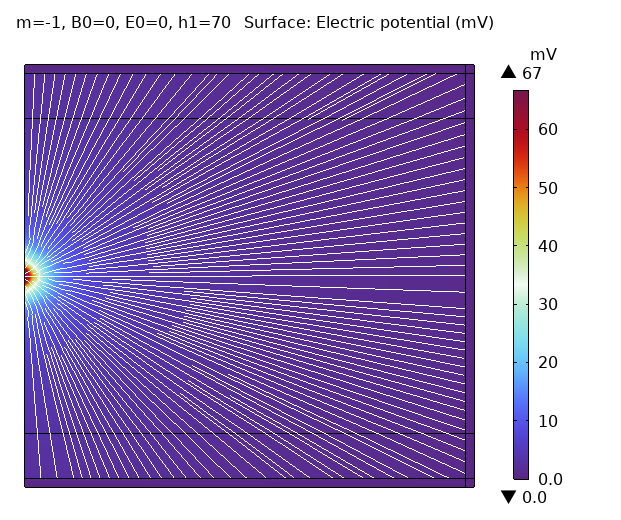
#> input picture Coulomb/DataSets/acceptor/E001.png, 621 x 520 px; its folder holds 4 pictures in this run
$ jupyter execute --allow-errors PotentialField.ipynb
#> lines starting #> are read from the running program, lines starting #| are printed output that depends on the picture
[cell 1]
import os
import matplotlib.pyplot as plt
from PIL import Image, ImageChops
import numpy as np

[cell 2]
# Ruta a las carpetas de imágenes
acept_folder = "./acceptor"
donno_folder = "./donnor"
neutr_folder = "./neutral"

# Lista para almacenar las rutas de todas las imágenes
acept_paths = []
donno_paths = []
neutr_paths = []

# Recorrer las carpetas y almacenar las rutas de las imágenes
for filename in os.listdir(acept_folder):
    if filename.endswith(".png") or filename.endswith(".jpg"):
        acept_paths.append(os.path.join(acept_folder, filename))

#> (the rest of this cell did not finish here and is left out)

[cell 3]
print(f"Found {len(acept_paths)} acceptor images, {len(donno_paths)} donor images, and {len(neutr_paths)} neutral images.")

[cell 4]
# Hacer una matriz 4x4 de las imágenes de acceptor, con títulos solo para filas y columnas

figsize = (5.5, 5.5)
fig, axes = plt.subplots(4, 4, figsize=figsize)
fig.subplots_adjust(hspace=0.0, wspace=0.0)

acept_paths_sorted = sorted(acept_paths)

# Ejemplo de valores para E y B (ajusta según corresponda a tus imágenes)
E_values = [0, 1E3, 1E4, 1E5]  # Cambia por los valores reales de E
B_values = [0, 5, 10, 20]      # Cambia por los valores reales de B

for i in range(4):
    for j in range(4):
        idx = i * 4 + j
        ax = axes[i, j]
        if idx < len(acept_paths_sorted):
            img = Image.open(acept_paths_sorted[idx])
#> img is the input picture: PIL image 621x520 RGB; mean R, G, B 163.6, 143.9, 197.5
            ax.imshow(img)
        ax.axis('off')
        # Títulos de columnas (arriba)
        if i == 0:
            ax.set_title(f"$B$ = {B_values[j]} T", fontsize=7, pad=2)
        # Títulos de filas (al lado)
        if j == 0:
            ax.text(0, 0.5, f"$E$ = {E_values[i]} V/m", transform=ax.transAxes,
                    fontsize=7, va='center', ha='right', rotation=90)

plt.tight_layout(rect=[0.13, 0.13, 0.98, 0.95])
# plt.savefig("output/matrix_acceptor_images.pdf", format="pdf")
plt.show()
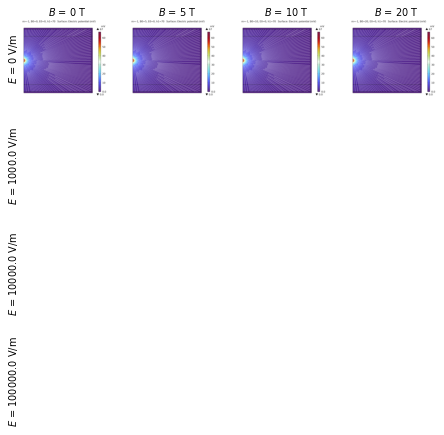
#> figure drawn by matplotlib, 4 panels

[cell 5]
# Hacer una matriz 4x4 de las imágenes de donnor, con títulos solo para filas y columnas

figsize = (5.5, 5.5)
fig, axes = plt.subplots(4, 4, figsize=figsize)
fig.subplots_adjust(hspace=0.0, wspace=0.0)

acept_paths_sorted = sorted(donno_paths)

# Ejemplo de valores para E y B (ajusta según corresponda a tus imágenes)
E_values = [0, 1E3, 1E4, 1E5]  # Cambia por los valores reales de E
B_values = [0, 5, 10, 20]      # Cambia por los valores reales de B

for i in range(4):
    for j in range(4):
        idx = i * 4 + j
        ax = axes[i, j]
        if idx < len(acept_paths_sorted):
            img = Image.open(acept_paths_sorted[idx])
            ax.imshow(img)
        ax.axis('off')
        # Títulos de columnas (arriba)
        if i == 0:
            ax.set_title(f"$B$ = {B_values[j]} T", fontsize=7, pad=2)
        # Títulos de filas (al lado)
        if j == 0:
            ax.text(0, 0.5, f"$E$ = {E_values[i]} V/m", transform=ax.transAxes,
                    fontsize=7, va='center', ha='right', rotation=90)

plt.tight_layout(rect=[0.13, 0.13, 0.98, 0.95])
# plt.savefig("output/matrix_donnor_images.pdf", format="pdf")
plt.show()

[cell 6]
# Hacer una matriz 4x4 de las imágenes de donnor, con títulos solo para filas y columnas

figsize = (5.5, 5.5)
fig, axes = plt.subplots(4, 4, figsize=figsize)
fig.subplots_adjust(hspace=0.0, wspace=0.0)

acept_paths_sorted = sorted(neutr_paths)

# Ejemplo de valores para E y B (ajusta según corresponda a tus imágenes)
E_values = [0, 0.01, 0.1, 1]  # Cambia por los valores reales de E
B_values = [0, 5, 10, 20]      # Cambia por los valores reales de B

for i in range(4):
    for j in range(4):
        idx = i * 4 + j
        ax = axes[i, j]
        if idx < len(acept_paths_sorted):
            img = Image.open(acept_paths_sorted[idx])
            ax.imshow(img)
        ax.axis('off')
        # Títulos de columnas (arriba)
        if i == 0:
            ax.set_title(f"$B$ = {B_values[j]} T", fontsize=7, pad=2)
        # Títulos de filas (al lado)
        if j == 0:
            ax.text(0, 0.5, f"$E$ = {E_values[i]} kV/cm", transform=ax.transAxes,
                    fontsize=7, va='center', ha='right', rotation=90)

plt.tight_layout(rect=[0.13, 0.13, 0.98, 0.95])
plt.savefig("output/matrix_neutral_images.pdf", format="pdf")
plt.show()

[cell 7]
# Hacer una matriz 4x4 de las imágenes de donnor, con títulos solo para filas y columnas

figsize = (5.5, 5.5)
fig, axes = plt.subplots(4, 4, figsize=figsize)
fig.subplots_adjust(hspace=0.0, wspace=0.0)

acept_paths_sorted = sorted(neutr_paths)

# Ejemplo de valores para E y B (ajusta según corresponda a tus imágenes)
E_values = [0, 0.01, 0.1, 1]  # Cambia por los valores reales de E
B_values = [0, 5, 10, 20]      # Cambia por los valores reales de B

# Crear un mapeo de colores para el colorbar
cmap = plt.get_cmap('turbo')
norm = plt.Normalize(vmin=0, vmax=60)

for i in range(4):
    for j in range(4):
        idx = i * 4 + j
        ax = axes[i, j]
        if idx < len(acept_paths_sorted):
            img = Image.open(acept_paths_sorted[idx])
            # Recortar 40 píxeles de la derecha
            img_cropped = img.crop((0, 60, img.width - 150, img.height))
            ax.imshow(img_cropped)
        ax.axis('off')
        # Títulos de columnas (arriba)
        if i == 0:
            ax.set_title(f"$B$ = {B_values[j]} T", fontsize=8, pad=2)
        # Títulos de filas (al lado)
        if j == 0:
            ax.text(0, 0.5, f"$E$ = {E_values[i]} kV/cm", transform=ax.transAxes,
                    fontsize=8, va='center', ha='right', rotation=90)

# Agregar colorbar a la figura completa
from matplotlib.cm import ScalarMappable
sm = ScalarMappable(cmap=cmap, norm=norm)
sm.set_array([])  # Necesario para fig.colorbar

# El colorbar se ubica fuera de la cuadrícula
cbar = fig.colorbar(sm, ax=axes, orientation='vertical', fraction=0.045, pad=0.02, location='right')
cbar.ax.tick_params(labelsize=7)
cbar.ax.set_title('mV', fontsize=8, pad=10)

#plt.tight_layout(rect=[0.13, 0.13, 0.98, 0.95])
plt.savefig("output/matrix_neutral_images_bar.pdf", format="pdf")
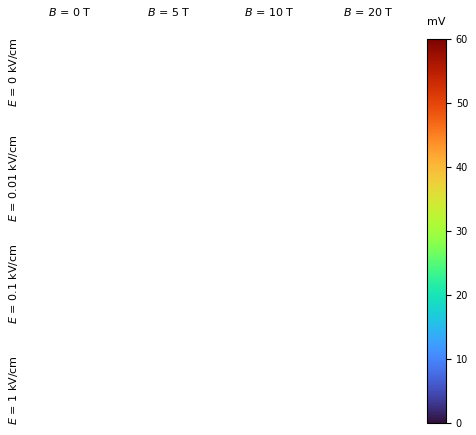
#> figure drawn by matplotlib, 1 panel
plt.show()
